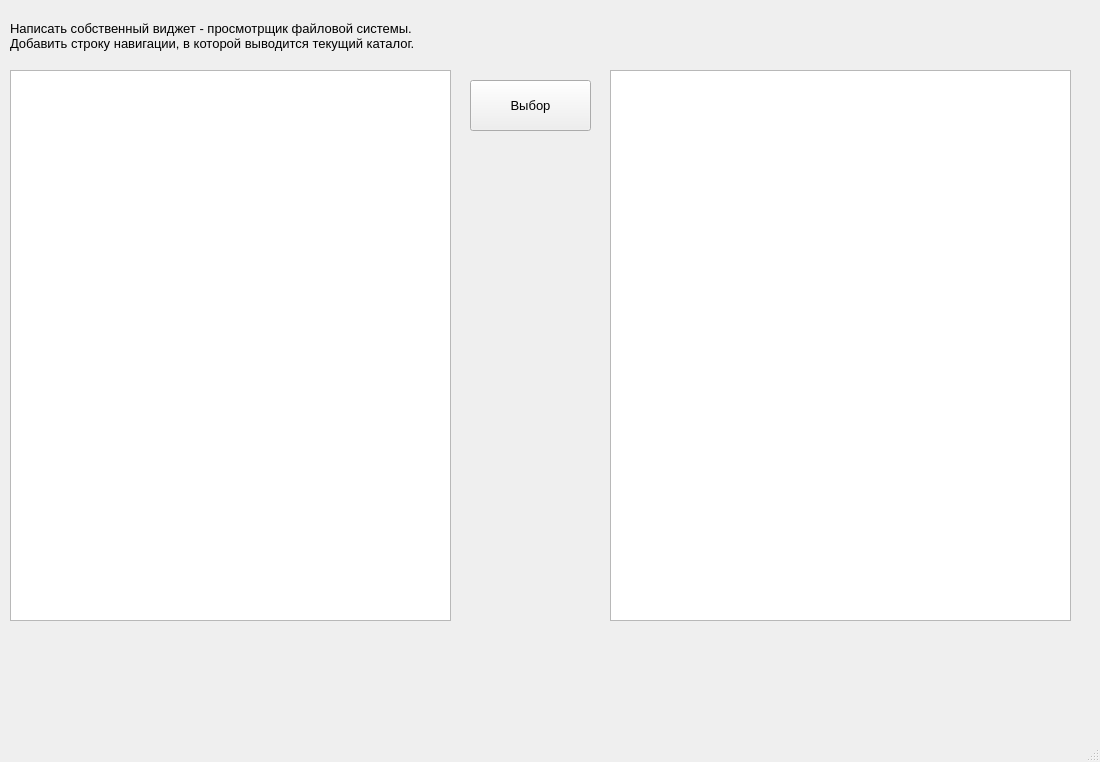
<?xml version="1.0" encoding="UTF-8"?>
<ui version="4.0">
 <class>MainWindow</class>
 <widget class="QMainWindow" name="MainWindow">
  <property name="geometry">
   <rect>
    <x>0</x>
    <y>0</y>
    <width>1100</width>
    <height>762</height>
   </rect>
  </property>
  <property name="windowTitle">
   <string>MainWindow</string>
  </property>
  <widget class="QWidget" name="centralwidget">
   <widget class="QPlainTextEdit" name="plainTextEdit">
    <property name="geometry">
     <rect>
      <x>10</x>
      <y>70</y>
      <width>441</width>
      <height>551</height>
     </rect>
    </property>
   </widget>
   <widget class="QLabel" name="label">
    <property name="geometry">
     <rect>
      <x>10</x>
      <y>10</y>
      <width>541</width>
      <height>51</height>
     </rect>
    </property>
    <property name="font">
     <font>
      <pointsize>10</pointsize>
     </font>
    </property>
    <property name="text">
     <string>Написать собственный виджет - просмотрщик файловой системы. 
Добавить строку навигации, в которой выводится текущий каталог.</string>
    </property>
   </widget>
   <widget class="QPushButton" name="pushButton">
    <property name="geometry">
     <rect>
      <x>470</x>
      <y>80</y>
      <width>121</width>
      <height>51</height>
     </rect>
    </property>
    <property name="font">
     <font>
      <pointsize>10</pointsize>
     </font>
    </property>
    <property name="text">
     <string>Выбор</string>
    </property>
   </widget>
   <widget class="QPlainTextEdit" name="plainTextEdit_2">
    <property name="geometry">
     <rect>
      <x>610</x>
      <y>70</y>
      <width>461</width>
      <height>551</height>
     </rect>
    </property>
   </widget>
  </widget>
  <widget class="QMenuBar" name="menubar">
   <property name="geometry">
    <rect>
     <x>0</x>
     <y>0</y>
     <width>1100</width>
     <height>26</height>
    </rect>
   </property>
  </widget>
  <widget class="QStatusBar" name="statusbar"/>
 </widget>
 <resources/>
 <connections/>
</ui>
